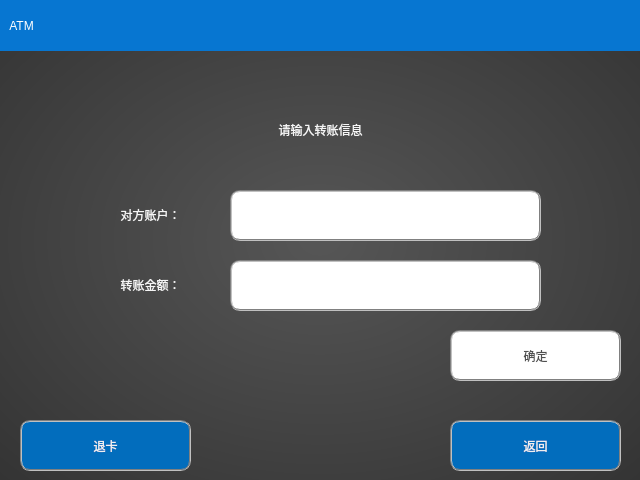
<?xml version="1.0" encoding="UTF-8"?>
<ui version="4.0">
 <class>TransferDlg</class>
 <widget class="QDialog" name="TransferDlg">
  <property name="geometry">
   <rect>
    <x>0</x>
    <y>0</y>
    <width>640</width>
    <height>480</height>
   </rect>
  </property>
  <property name="windowTitle">
   <string>Dialog</string>
  </property>
  <property name="styleSheet">
   <string notr="true">background-color: rgb(57, 54, 61);
background-color: qradialgradient(spread:pad, cx:0.5, cy:0.5, radius:1.9, fx:0.5, fy:0.5, stop:0.0113636 rgba(85, 85, 85, 255), stop:0.403409 rgba(49, 49, 49, 255));</string>
  </property>
  <widget class="QLabel" name="label">
   <property name="geometry">
    <rect>
     <x>0</x>
     <y>0</y>
     <width>641</width>
     <height>51</height>
    </rect>
   </property>
   <property name="sizePolicy">
    <sizepolicy hsizetype="Fixed" vsizetype="Fixed">
     <horstretch>0</horstretch>
     <verstretch>0</verstretch>
    </sizepolicy>
   </property>
   <property name="styleSheet">
    <string notr="true">color: rgb(255, 255, 255);
background-color: rgb(7, 118, 209);
font: 75 16pt &quot;微软雅黑&quot;;
</string>
   </property>
   <property name="text">
    <string>   ATM                                      </string>
   </property>
  </widget>
  <widget class="QLineEdit" name="lineEdit_Account">
   <property name="geometry">
    <rect>
     <x>230</x>
     <y>190</y>
     <width>311</width>
     <height>51</height>
    </rect>
   </property>
   <property name="layoutDirection">
    <enum>Qt::LeftToRight</enum>
   </property>
   <property name="styleSheet">
    <string notr="true">font: 75 20pt &quot;微软雅黑&quot;;
color: rgb(80, 80, 80);
background-color: rgb(255, 255, 255);

border:2px groove gray;
border-radius:10px;
padding:2px 4px;</string>
   </property>
   <property name="inputMethodHints">
    <set>Qt::ImhPreferNumbers</set>
   </property>
   <property name="maxLength">
    <number>32</number>
   </property>
   <property name="alignment">
    <set>Qt::AlignCenter</set>
   </property>
   <property name="clearButtonEnabled">
    <bool>false</bool>
   </property>
  </widget>
  <widget class="QPushButton" name="pushButton_Exit_2">
   <property name="geometry">
    <rect>
     <x>450</x>
     <y>420</y>
     <width>171</width>
     <height>51</height>
    </rect>
   </property>
   <property name="styleSheet">
    <string notr="true">font: 75 20pt &quot;微软雅黑&quot;;
color: rgb(240, 240, 240);
background-color: rgb(2, 109, 189);

border:2px groove gray;
border-radius:10px;
padding:2px 4px;</string>
   </property>
   <property name="text">
    <string>返回</string>
   </property>
  </widget>
  <widget class="QPushButton" name="pushButton_Exit">
   <property name="geometry">
    <rect>
     <x>20</x>
     <y>420</y>
     <width>171</width>
     <height>51</height>
    </rect>
   </property>
   <property name="styleSheet">
    <string notr="true">font: 75 20pt &quot;微软雅黑&quot;;
color: rgb(240, 240, 240);
background-color: rgb(2, 109, 189);

border:2px groove gray;
border-radius:10px;
padding:2px 4px;</string>
   </property>
   <property name="text">
    <string>退卡</string>
   </property>
  </widget>
  <widget class="QPushButton" name="pushButton_ok">
   <property name="geometry">
    <rect>
     <x>450</x>
     <y>330</y>
     <width>171</width>
     <height>51</height>
    </rect>
   </property>
   <property name="styleSheet">
    <string notr="true">font: 75 20pt &quot;微软雅黑&quot;;
color: rgb(80, 80, 80);
background-color: rgb(255, 255, 255);

border:2px groove gray;
border-radius:10px;
padding:2px 4px;</string>
   </property>
   <property name="text">
    <string>确定</string>
   </property>
  </widget>
  <widget class="QLabel" name="label_2">
   <property name="geometry">
    <rect>
     <x>0</x>
     <y>80</y>
     <width>641</width>
     <height>101</height>
    </rect>
   </property>
   <property name="styleSheet">
    <string notr="true">font: 75 30pt &quot;微软雅黑&quot;;
color: rgb(245, 245, 245);

background-color: transparent;</string>
   </property>
   <property name="text">
    <string>&lt;html&gt;&lt;head/&gt;&lt;body&gt;&lt;p&gt;请输入转账信息&lt;/p&gt;&lt;/body&gt;&lt;/html&gt;</string>
   </property>
   <property name="alignment">
    <set>Qt::AlignCenter</set>
   </property>
  </widget>
  <widget class="QLabel" name="label_3">
   <property name="geometry">
    <rect>
     <x>80</x>
     <y>190</y>
     <width>141</width>
     <height>51</height>
    </rect>
   </property>
   <property name="styleSheet">
    <string notr="true">font: 75 24pt &quot;微软雅黑&quot;;
color: rgb(245, 245, 245);

background-color: transparent;</string>
   </property>
   <property name="text">
    <string>&lt;html&gt;&lt;head/&gt;&lt;body&gt;&lt;p&gt;对方账户：&lt;/p&gt;&lt;/body&gt;&lt;/html&gt;</string>
   </property>
   <property name="alignment">
    <set>Qt::AlignCenter</set>
   </property>
  </widget>
  <widget class="QLabel" name="label_4">
   <property name="geometry">
    <rect>
     <x>80</x>
     <y>260</y>
     <width>141</width>
     <height>51</height>
    </rect>
   </property>
   <property name="styleSheet">
    <string notr="true">font: 75 24pt &quot;微软雅黑&quot;;
color: rgb(245, 245, 245);

background-color: transparent;</string>
   </property>
   <property name="text">
    <string>&lt;html&gt;&lt;head/&gt;&lt;body&gt;&lt;p&gt;转账金额：&lt;/p&gt;&lt;/body&gt;&lt;/html&gt;</string>
   </property>
   <property name="alignment">
    <set>Qt::AlignCenter</set>
   </property>
  </widget>
  <widget class="QLineEdit" name="lineEdit_RMB">
   <property name="geometry">
    <rect>
     <x>230</x>
     <y>260</y>
     <width>311</width>
     <height>51</height>
    </rect>
   </property>
   <property name="layoutDirection">
    <enum>Qt::LeftToRight</enum>
   </property>
   <property name="styleSheet">
    <string notr="true">font: 75 20pt &quot;微软雅黑&quot;;
color: rgb(80, 80, 80);
background-color: rgb(255, 255, 255);

border:2px groove gray;
border-radius:10px;
padding:2px 4px;</string>
   </property>
   <property name="inputMethodHints">
    <set>Qt::ImhPreferNumbers</set>
   </property>
   <property name="maxLength">
    <number>16</number>
   </property>
   <property name="alignment">
    <set>Qt::AlignCenter</set>
   </property>
   <property name="clearButtonEnabled">
    <bool>false</bool>
   </property>
  </widget>
 </widget>
 <tabstops>
  <tabstop>lineEdit_Account</tabstop>
  <tabstop>lineEdit_RMB</tabstop>
  <tabstop>pushButton_ok</tabstop>
  <tabstop>pushButton_Exit_2</tabstop>
  <tabstop>pushButton_Exit</tabstop>
 </tabstops>
 <resources/>
 <connections/>
</ui>
